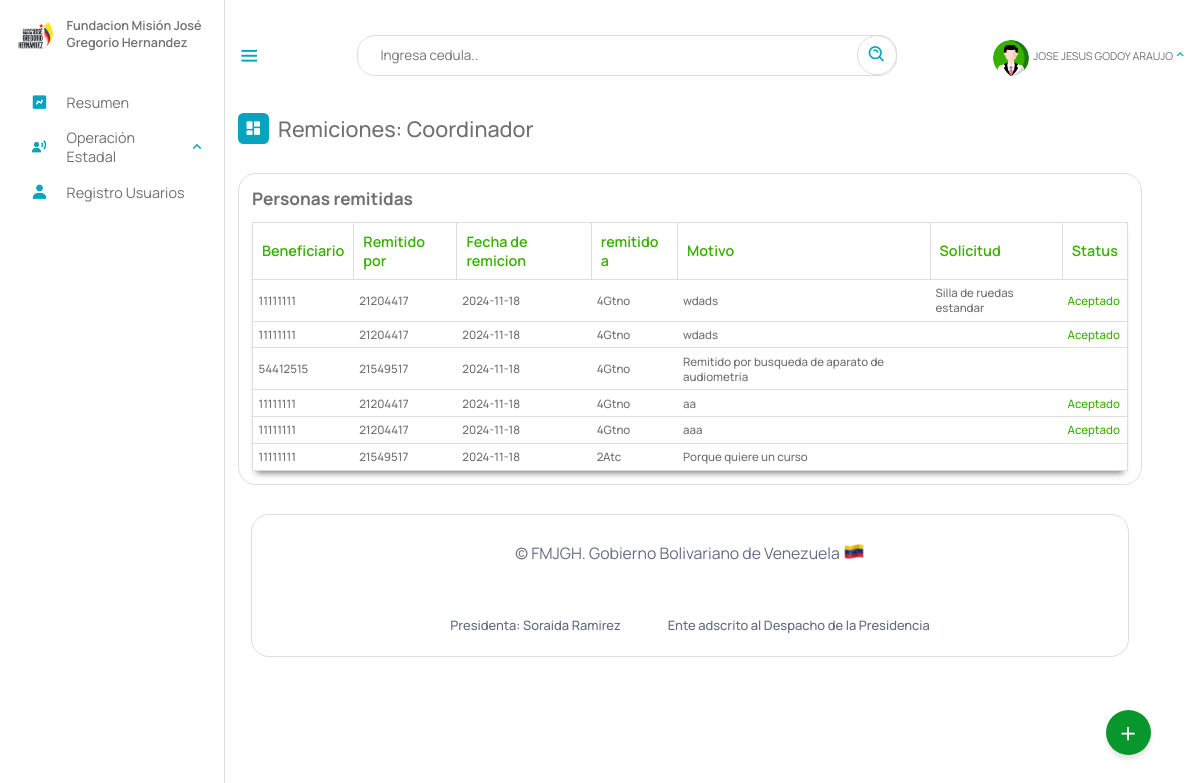
/Escritorio/01-remitidos_oac.php (signed in), run on an earlier commit of the app's database.
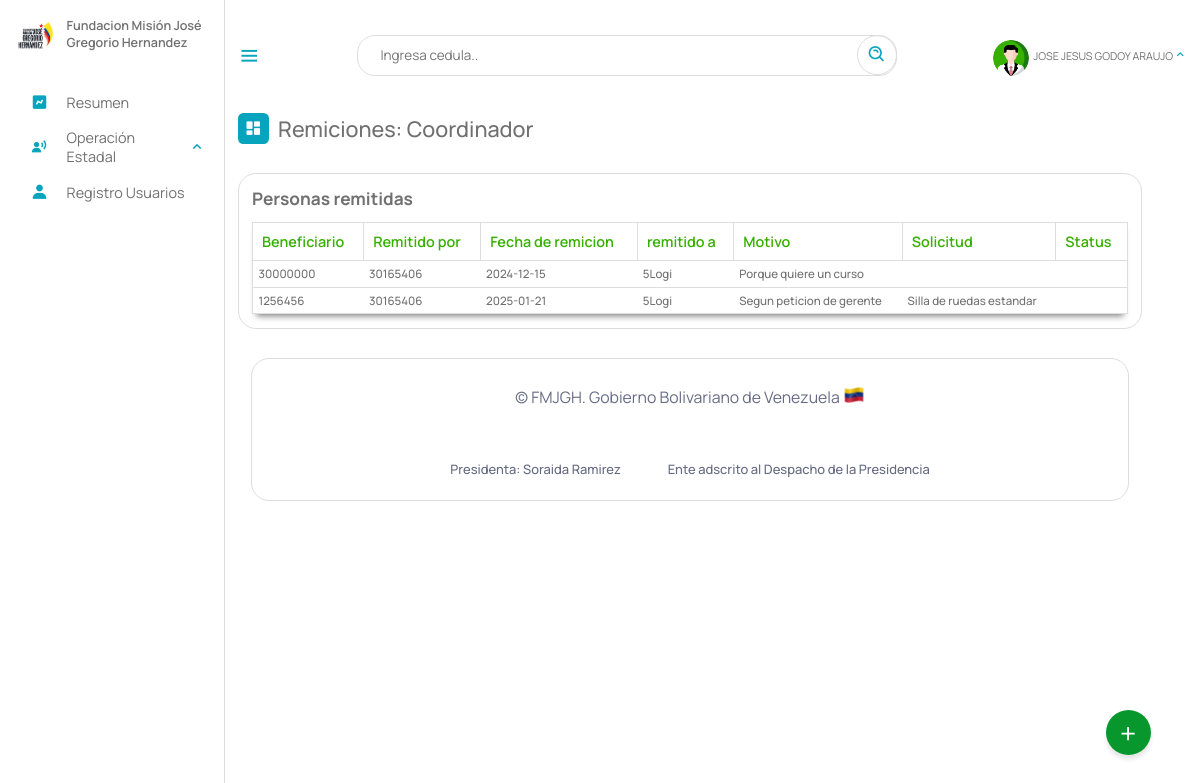
And on a later commit of the database.
### tables this page shows
CREATE TABLE `remitidos` (
  `id` int(11) NOT NULL AUTO_INCREMENT,
  `cedula` int(12) NOT NULL,
  `departamento` varchar(5) NOT NULL,
  `coordinacion` varchar(12) DEFAULT NULL,
  `por` text NOT NULL,
  `gerencia_remitente` varchar(5) NOT NULL,
  `fecha` date NOT NULL,
  `motivo` text NOT NULL,
  `statu` text DEFAULT NULL,
  `informe` varchar(2048) DEFAULT NULL,
  `solicitud` text DEFAULT NULL,
  PRIMARY KEY (`id`),
  KEY `cedula` (`cedula`),
  KEY `departamento` (`departamento`),
  KEY `gerencia_remitente` (`gerencia_remitente`),
  KEY `coordinacion` (`coordinacion`),
  CONSTRAINT `remitidos_ibfk_1` FOREIGN KEY (`departamento`) REFERENCES `gerencia` (`id`) ON DELETE CASCADE ON UPDATE CASCADE,
  CONSTRAINT `remitidos_ibfk_2` FOREIGN KEY (`gerencia_remitente`) REFERENCES `gerencia` (`id`) ON DELETE CASCADE
);

### php/6-remitir.php (called while the page is built, shortened)
<?php
include_once("ManejadorBD.php");
class remitido extends ManejadorBD{
		private $gerencia;
        private $cnn;
        public function __construct($tipoConexion){
            $this->cnn = parent::conectar($tipoConexion);
        }
		public function setgerencia($gerencia)
		{
		    $this->gerencia = $gerencia;
		}
		public function consultarTodosRemitidosOAC(){
			try{
				$stmt = $this->cnn->prepare("SELECT * FROM remitidos WHERE gerencia_remitente = :gerencia");
				$stmt->setFetchMode(PDO::FETCH_ASSOC);
				$stmt->bindParam(':gerencia', $this->gerencia);
				$stmt->execute();
				return $stmt->fetchAll();
	        }catch(PDOException $error) {
				echo "Error: ejecutando consulta SQL.".$error->getMessage();
				exit();
	        }
		}
}

### php/ManejadorBD.php (called while the page is built, shortened)
<?php
	class ManejadorBD extends PDO {
		public $srv	= SRV;
		public $usr	= USR;
		public $pas	= PAS;
		public $dbn	= BDN;
		public function conectar($tipoConexion){
			try{
				switch ($tipoConexion) {
				    case 1:
				        $dsn = "mysql:host=$this->srv;dbname=$this->dbn";
				        break;
				}
				$dbh = new PDO($dsn, $this->usr, $this->pas);
    			$dbh->setAttribute(PDO::ATTR_ERRMODE, PDO::ERRMODE_EXCEPTION);
			}catch(PDOException $error){
                echo "Error al Conectar con la Base de Datos: ".$error->getMessage();
                exit();
			}
            $this->conexionBD = $dbh;
			return $this->conexionBD;
		}
	}
?>

### Escritorio/01-remitidos_oac.php (the view, shortened to what this page needs)
<?php
include_once("partearriba.php");
?>
<div class="dash-contenido">
    <div class="overview">
        <div class="titulo">
            <i class='bx bxs-dashboard'> </i>
            <span class="link-name">Remiciones: <?php echo $rol ?></span>
        </div>
    </div>
    <div class="tabla-atencion">
        <h2>Personas remitidas</h2>
        <table>
            <thead>
                <tr>
                    <th>Beneficiario</th>
                    <th>Remitido por</th>
                    <th>Fecha de remicion</th>
                    <th>remitido a</th>
                    <th>Motivo</th>
                    <th>Solicitud</th>
                    <th>Status</th>
                </tr>
            </thead>
            <tbody>
                <?php
                include_once("../php/6-remitir.php");
                $aten = new remitido(1);
                if ($rol == "Superusuario") {
                    $consulta = $aten->consultarTodosRemitidosSUPERADMIN();
                    $cantidadRegistros = count($consulta);
                    if ($consulta) {
                        foreach ($consulta as $registros) {
                        ?>
                            <tr>
                                <td><?php echo $registros["cedula"] ?></td>
                                <td><?php echo $registros["por"] . " <span style='color: blue;'><b>[" . $registros["gerencia_remitente"] . "]</b></span>" ?></td>
                                <td><?php echo $registros["fecha"] ?></td>
                                <td><?php echo $registros["departamento"] ?></td>
                                <td><?php echo $registros["motivo"] ?></td>
                                <td><?php echo $registros["solicitud"] ?></td>
                                <?php if ($registros["statu"] == "Aceptado") { ?>
                                    <td style="color: #38b000"><?php echo  $registros["statu"] ?></td>
                                <?php } elseif ($registros["statu"] == "Rechazado") { ?>
                                    <td style="color: #f16d64"><?php echo  $registros["statu"] ?></td>
                                <?php   }else{
                                    echo "<td></td>";
                                } ?>
                            </tr>
                        <?php
                        }
                    }
                } else {
                    $aten->setgerencia($gerencia);
                    $consulta = $aten->consultarTodosRemitidosOAC();
                    if ($consulta) {
                        foreach ($consulta as $registros) {
                        ?>
                            <tr>
                                <td><?php echo $registros["cedula"] ?></td>
                                <td><?php echo $registros["por"]  ?></td>
                                <td><?php echo $registros["fecha"] ?></td>
                                <td><?php echo $registros["departamento"] ?></td>
                                <td><?php echo $registros["motivo"] ?></td>
                                <td><?php echo $registros["solicitud"] ?></td>
                                <?php if ($registros["statu"] == "Aceptado") { ?>
                                    <td style="color: #38b000"><?php echo  $registros["statu"] ?></td>
                                <?php } elseif ($registros["statu"] == "Rechazado") { ?>
                                    <td style="color: #f16d64"><?php echo  $registros["statu"] ?></td>
                                <?php   }else{
                                    echo "<td></td>";
                                } ?>
                            </tr>
                        <?php
                        }
                    }
                }
                ?>
            </tbody>
        </table>
    </div>
</div>
<?php
include_once("parteabajo.php");
?>

### Escritorio/partearriba.php (shortened to what this page needs)
<!DOCTYPE html>
<html lang="es">
<head>
    <link rel="stylesheet" href="estilo.css">
    <link rel="stylesheet" href="dash.css">
    <link rel="stylesheet" href="02-buttons/01-buttons.css">
    <link href='https://unpkg.com/boxicons@2.1.4/css/boxicons.min.css' rel='stylesheet'>
<link rel="stylesheet" href="https://cdnjs.cloudflare.com/ajax/libs/font-awesome/6.5.2/css/all.min.css" />
</head>
<body>
    <?php
    if (isset($_SESSION['cedula'])) {
        $NombreUsuarioActivo = $_SESSION['nombre'];
        $rol = $_SESSION["rol"];
        $gerencia = $_SESSION['gerencia'];
    }
    switch ($rol) {
        case "2coor":
            $rol = "Coordinador";
            break;
    }
    ?>
    <nav class="sidebar">
        <header>
            <div class="image-text">
                <span class="image">
                    <img src="logo3.png" alt="logo">
                </span>
                <div class="text header-text">
                    <span class="name">Fundacion Misión José Gregorio Hernandez</span>
                </div>
            </div>
        </header>
        <ul class="nav-links">
            <li>
                <a href="index.php">
                    <i class='bx bxs-chart'></i>
                    <span class="link-name">Resumen</span>
                </a>
            </li>
            <?php
            if ($gerencia == "4Gtno" || $rol == "Superusuario" ) {
            ?>
                <li>
                    <div class="ioncn-link">
                        <a>
                            <i class='bx bxs-user-voice'></i>
                            <span class="link-name">Operación Estadal</span>
                        </a>
                        <i class='bx bx-chevron-up'></i>
                    </div>
                </li>
            <?php
            }
            ?>
            <?php
            if ($rol == "Administrador" || $rol == "Superusuario" || $rol=="Coordinador") {
            ?>
                <li>
                    <a href="03-registro.php">
                        <i class='bx bxs-user'></i>
                        <span class="link-name">Registro Usuarios</span>
                    </a>
                </li>
            <?php
            }
            ?>
        </ul>
    </nav>
    <main class="menu-dash">
        <div class="top">
            <i class='bx bx-menu sidebar-toggle'></i>
            <div class="busqueda">
                <input type="text" id="input_search" placeholder="Ingresa cedula..">
                <a href="#" class="search" id="search"><i class='bx bx-search-alt bx-rotate-90'></i></a>
            </div>
            <li>
                <div class="ioncn-link">
                    <a><?php
                            if($_SESSION["profile_photo"]){
                                $ruta = "fotos_perfil/". $_SESSION["profile_photo"];
                            }else{
                                $ruta = "profile.png";
                            }
                        ?>
                        <div class="img-profi">
                             <img src="<?php echo $ruta ?>" alt="">
                        </div>
                        <span class="link_name" id="user_active"><?php echo $NombreUsuarioActivo ?></span>
                    </a>
                    <i class='bx bx-chevron-up'></i>
                </div>
            </li>
        </div>
        <div class="action">
            <span class="abrir" onclick="actionToggle()">+</span>
        </div>

### Escritorio/parteabajo.php (shortened to what this page needs)
<div class="footer__info container">
    <span class="footer_copy">
        &#169; FMJGH. Gobierno Bolivariano de Venezuela <img src="ve.png">
    </span>
    <br><br>
    <div class="footer__privacy">
        <a>Presidenta: Soraida Ramirez</a>
        <a>Ente adscrito al Despacho de la Presidencia</a>
    </div>
</div>
</main>
</body>
</html>

### Escritorio/estilo.css (style rules this page uses)
* { font-family: 'Manrope', sans-serif; margin: 0; padding: 0; box-sizing: border-box; scroll-behavior: smooth; }
:root { --body-color: ; --tran-03:all 0.2 ease ; --tran-03:all 0.3s ease ; --tran-03:all 0.4s ease ; --tran-03:all 0.5s ease ; }
body { height: 100vh; background-color: #fff; }
.sidebar .text { font-size: 14px; font-weight: 500; color: #707070; }
.sidebar .image { min-width: 60px; display: flex; align-items: center; }
.sidebar { position: fixed; top: 0; left: 0; height: 100%; width: 250px; padding: 20px 0px 0px 14px ; background-color: #fff; transition: 0.3s; border-right: 1px solid #ddd; }
.sidebar header { position: relative; }
.sidebar .image-text img { width: 50px; border-radius: 6px; }
.sidebar header .image-text { display: flex; align-items: center; }
header .image-text .header-text { display: flex; flex-direction: column; transition: 0.3; }
.header-text .name { font-weight: 600; text-align: left; margin-top: -2px; }
.sidebar .nav-links { background-color: rgb(255, 255, 255); height: 100%; padding-top: 30px; }
.sidebar .nav-links li { position: relative; list-style: none; transition: all 0.4s ease; }
.sidebar .nav-links li .ioncn-link { display: flex; align-items: left; justify-content: space-between; }
.bx-chevron-up { transition: transform .3s; }
.sidebar .nav-links li i { height: 50px; min-width: 60px; text-align: center; line-height: 50px; color:#08A4BD ; font-size: 20px; }
.sidebar .nav-links li a { text-decoration: none; display: flex; align-items: center; justify-content: left; }
.sidebar .nav-links li a .link-name { font-size: 16px; font-weight: 400; color: #707070; transition: 0.3s ease; }
.menu-dash { position: relative; left: 250px; background-color: #fff; height: 100vh; width: calc(100% - 300px); padding: 10px 14px; transition: 0.3s; }
.menu-dash .top { display: flex; position: fixed; top: 0px; left: 250px; align-items: center; justify-content: space-between; width: calc(100% - 250px); backdrop-filter: blur(15px); padding: 10px 14px; transition: 0.3; height: 123px; z-index: 500; }
.menu-dash .top .sidebar-toggle { font-size: 26px; cursor: pointer; color: #08A4BD; }
.menu-dash .top .busqueda { position: relative; height: 45px; max-width: 600px; width: 100%; margin: 0 30px; }
.top .busqueda input { height: 100%; width: 100%; position: absolute; border: 1px solid #ddd; padding: 0 50px 0 25px; outline: none; font-size: 15px; border-radius: 20px; }
.top .busqueda i { position: absolute; right: 0px; font-size: 22px; z-index: 10; top: 50%; transform: translateY(-50%); color: #08A4BD; padding: 10px; border: 1px solid #ddd; border-radius: 50px; }
.top img { width: 40px; border-radius: 100%; margin-top: 10px; height: 40px; object-fit: cover; }
.menu-dash .top .link_name { font-size: 12px; }
.menu-dash .top i { color: #08A4BD; }
.menu-dash .dash-contenido { padding-top: 45px; }
.menu-dash .titulo { display: flex; align-items: center; margin: 70px 0 30px 0; }
.menu-dash .titulo i { position: relative; height: 35px; width: 35px; background-color: #08A4BD; border-radius: 6px; color: #fff; display: flex; align-items: center; justify-content: center; font-size: 20px; }
.menu-dash .titulo .link-name { font-size: 24PX; font-weight: 500; color: #707070; margin-left: 10px; }
.menu-dash .top li { list-style: none; }
.menu-dash .top li .ioncn-link { display: flex; justify-content: space-between; align-items: center; }
.menu-dash .top li .ioncn-link a { text-decoration: none; display: flex; align-items: center; justify-content: center; gap: 5px; flex-wrap: nowrap; position: relative; color: #707070; }
.container { background-color: #fff; border: 1px solid #ddd; max-width: 100%; border-radius: 20px; padding: 30px; margin: 0 15px; }
.action { position: fixed; bottom: 50px; right: 55px; width: 50px; height: 50px; background: #08972c; border-radius: 50%; cursor: pointer; box-shadow: 0 5px 5px rgba(0,0,0,0.1); z-index: 50; }
.action span { position: relative; width: 100%; height: 100%; display: flex; justify-content: center; align-items: center; color: #fff; font-size: 2em; transition: 0.3s ease-in-out; }
table { width: 100%; }

### Escritorio/02-buttons/01-buttons.css (style rules this page uses)
body { margin: 0; padding: 0; }

What changed in the data, as far as the page shows it:
removed remitidos: cedula "11111111", por "21204417", fecha "2024-11-18", departamento "4Gtno", motivo "wdads", solicitud "Silla de ruedas estandar", statu "Aceptado"
removed remitidos: cedula "11111111", por "21204417", fecha "2024-11-18", departamento "4Gtno", motivo "wdads", statu "Aceptado"
removed remitidos: cedula "54412515", por "21549517", fecha "2024-11-18", departamento "4Gtno", motivo "Remitido por busqueda de aparato de audiometria"
removed remitidos: cedula "11111111", por "21204417", fecha "2024-11-18", departamento "4Gtno", motivo "aa", statu "Aceptado"
removed remitidos: cedula "11111111", por "21204417", fecha "2024-11-18", departamento "4Gtno", motivo "aaa", statu "Aceptado"
removed remitidos: cedula "11111111", por "21549517", fecha "2024-11-18", departamento "2Atc", motivo "Porque quiere un curso"
added remitidos: cedula "30000000", por "30165406", fecha "2024-12-15", departamento "5Logi", motivo "Porque quiere un curso"
added remitidos: cedula "1256456", por "30165406", fecha "2025-01-21", departamento "5Logi", motivo "Segun peticion de gerente", solicitud "Silla de ruedas estandar"
